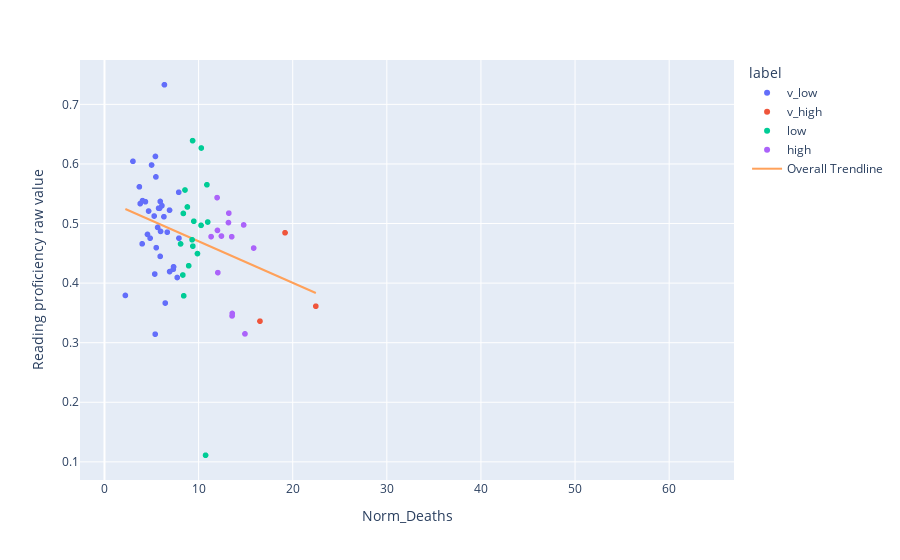

Notebook cell for this chart:
### Code cell
px.scatter(super_df, x="Norm_Deaths", y='Reading proficiency raw value', trendline="ols",color='label',trendline_scope="overall")

### Figure 1 — Plotly figure (JSON) as saved in the notebook; plotly's stock layout.template omitted (floating-point values rounded to 4 significant figures; data arrays with more than 128 entries replaced by an {"elided": "..."} marker saying what was removed)
{"data": [{"hovertemplate": "label=v_low<br>Norm_Deaths=%{x}<br>Reading proficiency raw value=%{y}<extra></extra>", "legendgroup": "v_low", "marker": {"color": "#636efa", "symbol": "circle"}, "mode": "markers", "name": "v_low", "showlegend": true, "type": "scattergl", "x": {"elided": "735 float values"}, "xaxis": "x", "y": {"elided": "735 float values"}, "yaxis": "y"}, {"hovertemplate": "label=v_high<br>Norm_Deaths=%{x}<br>Reading proficiency raw value=%{y}<extra></extra>", "legendgroup": "v_high", "marker": {"color": "#EF553B", "symbol": "circle"}, "mode": "markers", "name": "v_high", "showlegend": true, "type": "scattergl", "x": {"elided": "572 float values"}, "xaxis": "x", "y": {"elided": "572 float values"}, "yaxis": "y"}, {"hovertemplate": "label=low<br>Norm_Deaths=%{x}<br>Reading proficiency raw value=%{y}<extra></extra>", "legendgroup": "low", "marker": {"color": "#00cc96", "symbol": "circle"}, "mode": "markers", "name": "low", "showlegend": true, "type": "scattergl", "x": {"elided": "557 float values"}, "xaxis": "x", "y": {"elided": "557 float values"}, "yaxis": "y"}, {"hovertemplate": "label=high<br>Norm_Deaths=%{x}<br>Reading proficiency raw value=%{y}<extra></extra>", "legendgroup": "high", "marker": {"color": "#ab63fa", "symbol": "circle"}, "mode": "markers", "name": "high", "showlegend": true, "type": "scattergl", "x": {"elided": "663 float values"}, "xaxis": "x", "y": {"elided": "663 float values"}, "yaxis": "y"}, {"hovertemplate": "<b>OLS trendline</b><br>Reading proficiency raw value = -0.0069714 * Norm_Deaths + 0.539894<br>R<sup>2</sup>=0.093918<br><br>Norm_Deaths=%{x}<br>Reading proficiency raw value=%{y} <b>(trend)</b><extra></extra>", "legendgroup": "Overall Trendline", "line": {"color": "#FFA15A"}, "mode": "lines", "name": "Overall Trendline", "showlegend": true, "type": "scatter", "x": [2.218, 3.023, 3.707, 3.792, 4.003, 4.041, 4.349, 4.569, 4.685, 4.85, 5.002, 5.277, 5.342, 5.387, 5.412, 5.463, 5.499, 5.645, 5.75, 5.85, 5.918, 5.925, 5.959, 6.1, 6.315, 6.368, 6.457, 6.67, 6.912, 6.922, 7.316, 7.34, 7.726, 7.888, 7.911, 8.083, 8.325, 8.378, 8.42, 8.556, 8.806, 8.947, 9.307, 9.362, 9.388, 9.492, 9.88, 10.26, 10.29, 10.74, 10.88, 10.97, 11.33, 11.97, 12.01, 12.05, 12.43, 13.17, 13.21, 13.52, 13.55, 13.58, 14.79, 14.93, 15.85, 16.52, 19.18, 22.45], "xaxis": "x", "y": [0.5244, 0.5188, 0.514, 0.5135, 0.512, 0.5117, 0.5096, 0.508, 0.5072, 0.5061, 0.505, 0.5031, 0.5027, 0.5023, 0.5022, 0.5018, 0.5016, 0.5005, 0.4998, 0.4991, 0.4986, 0.4986, 0.4984, 0.4974, 0.4959, 0.4955, 0.4949, 0.4934, 0.4917, 0.4916, 0.4889, 0.4887, 0.486, 0.4849, 0.4847, 0.4835, 0.4819, 0.4815, 0.4812, 0.4802, 0.4785, 0.4775, 0.475, 0.4746, 0.4744, 0.4737, 0.471, 0.4684, 0.4682, 0.465, 0.464, 0.4634, 0.4609, 0.4565, 0.4562, 0.4559, 0.4533, 0.4481, 0.4478, 0.4456, 0.4454, 0.4452, 0.4368, 0.4358, 0.4294, 0.4247, 0.4062, 0.3834], "yaxis": "y"}], "layout": {"legend": {"title": {"text": "label"}, "tracegroupgap": 0}, "margin": {"t": 60}, "xaxis": {"anchor": "y", "domain": [0, 1], "title": {"text": "Norm_Deaths"}}, "yaxis": {"anchor": "x", "domain": [0, 1], "title": {"text": "Reading proficiency raw value"}}}}
